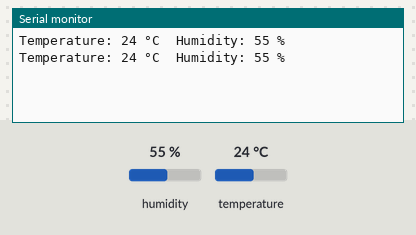
Bench run of a sketch on a simulated Arduino Uno, built with avr-gcc and run on an emulated ATmega328P. On the bench: the last lines printed to the serial monitor. Inputs (shaded band) come from the test bench; at power-on: humidity 55 %, temperature 24 °C.

Above: at 1.3 s.
1.4 s: humidity set to 22 %
At 2.0 s:
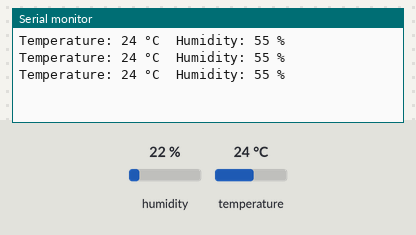
2.9 s: temperature set to 12 °C
At 3.6 s:
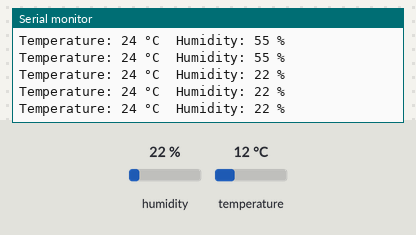
4.4 s: humidity set to 40 %
At 5.1 s:
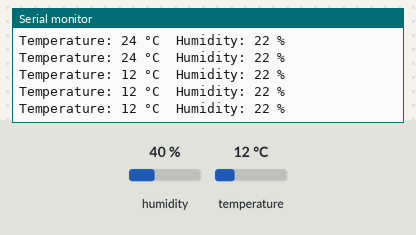
Timing chart, 0 to 7.4 s (numbered marks = the images above; inputs shaded):
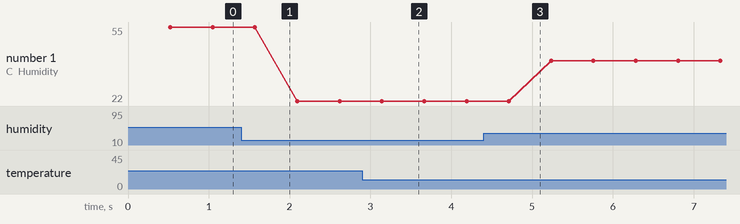

The sketch:

dht11_lab.ino
```cpp
/*  EXP 03 - DHT11 temperature and humidity (Arduino Uno, library 'DHT11')
    Source: lab code PDF 'MIOT all codes'.
    WIRING
      DHT11 VCC -> 5V ; GND -> GND ; DATA -> D2
      (bare 4-pin DHT11: also 10k between DATA and 5V)
    STEPS
      1. Tools > Manage Libraries > search 'DHT11' (by Dhruba Saha) > Install.
      2. Plug the Uno into the PC with USB.
      3. Arduino IDE: File > Open this .ino. Tools > Board > Arduino Uno. Tools > Port > your Uno.
      4. Click Upload.
      5. Tools > Serial Monitor (9600 baud): temperature and humidity print.
*/

#include <DHT11.h>

DHT11 dht11(2);                                // sensor on digital pin 2

void setup() {
  Serial.begin(9600);
  // dht11.setDelay(500);                      // optional: delay between readings (ms)
}

void loop() {
  int temperature = 0;
  int humidity = 0;

  int result = dht11.readTemperatureHumidity(temperature, humidity);

  if (result == 0) {
    Serial.print("Temperature: ");
    Serial.print(temperature);
    Serial.print(" °C\tHumidity: ");
    Serial.print(humidity);
    Serial.println(" %");
  } else {
    Serial.println(DHT11::getErrorString(result));
  }
}
```

Measured:
- plotted number 1: 55 → 22 after the input at 1.4 s, 22 → 40 after the input at 4.4 s
